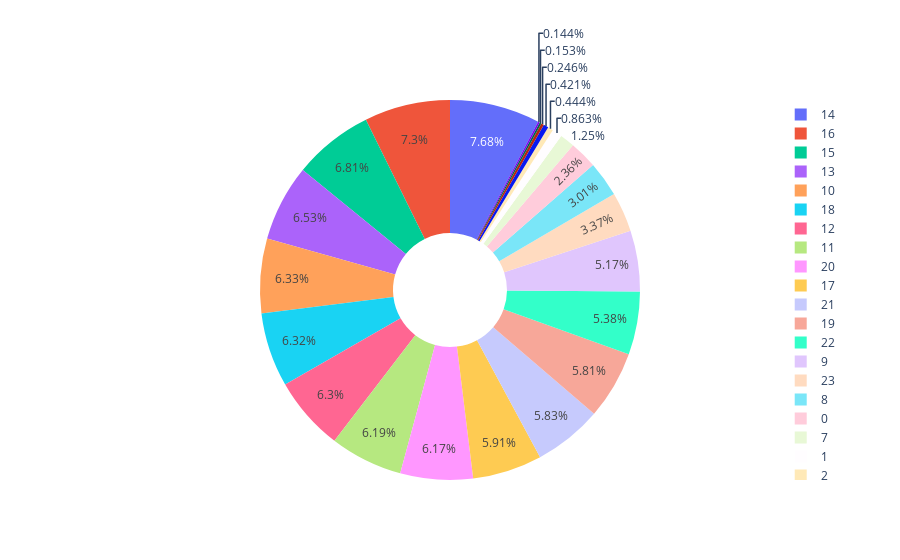

Notebook source saved alongside this figure:
### Code cell
labels = total_rev_hour['Sales Hour']
values = total_rev_hour['Sales Revenue']

# Use `hole` to create a donut-like pie chart
fig = go.Figure(data=[go.Pie(labels=labels, values=values, hole=.3)])
fig.show()

### Figure 1 — Plotly figure (JSON) as saved in the notebook; plotly's stock layout.template omitted (floating-point values rounded to 4 significant figures; data arrays with more than 128 entries replaced by an {"elided": "..."} marker saying what was removed)
{"data": [{"hole": 0.3, "labels": {"elided": "1321 int values"}, "type": "pie", "values": {"elided": "1321 float values"}}], "layout": {}}
